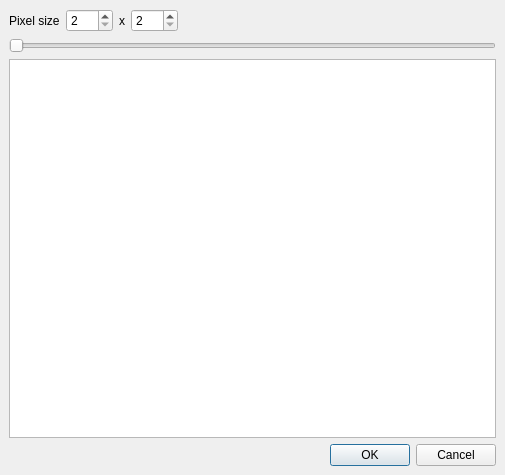
<?xml version="1.0" encoding="UTF-8"?>
<ui version="4.0">
 <class>artPixelizeDialog</class>
 <widget class="QDialog" name="artPixelizeDialog">
  <property name="geometry">
   <rect>
    <x>0</x>
    <y>0</y>
    <width>505</width>
    <height>475</height>
   </rect>
  </property>
  <property name="windowTitle">
   <string>Pixelize</string>
  </property>
  <layout class="QVBoxLayout" name="verticalLayout">
   <property name="spacing">
    <number>6</number>
   </property>
   <property name="leftMargin">
    <number>9</number>
   </property>
   <property name="topMargin">
    <number>9</number>
   </property>
   <property name="rightMargin">
    <number>9</number>
   </property>
   <property name="bottomMargin">
    <number>9</number>
   </property>
   <item>
    <layout class="QHBoxLayout" name="horizontalLayout">
     <property name="spacing">
      <number>6</number>
     </property>
     <property name="leftMargin">
      <number>0</number>
     </property>
     <property name="topMargin">
      <number>0</number>
     </property>
     <property name="rightMargin">
      <number>0</number>
     </property>
     <property name="bottomMargin">
      <number>0</number>
     </property>
     <item>
      <widget class="QLabel" name="labelPSize">
       <property name="text">
        <string>Pixel size</string>
       </property>
      </widget>
     </item>
     <item>
      <widget class="QSpinBox" name="spinBoxPW">
       <property name="minimum">
        <number>2</number>
       </property>
       <property name="maximum">
        <number>256</number>
       </property>
       <property name="singleStep">
        <number>2</number>
       </property>
      </widget>
     </item>
     <item>
      <widget class="QLabel" name="labelMult">
       <property name="text">
        <string>x</string>
       </property>
      </widget>
     </item>
     <item>
      <widget class="QSpinBox" name="spinBoxPH">
       <property name="minimum">
        <number>2</number>
       </property>
       <property name="maximum">
        <number>256</number>
       </property>
       <property name="singleStep">
        <number>2</number>
       </property>
      </widget>
     </item>
     <item>
      <spacer name="horizontalSpacer">
       <property name="orientation">
        <enum>Qt::Horizontal</enum>
       </property>
       <property name="sizeHint" stdset="0">
        <size>
         <width>40</width>
         <height>20</height>
        </size>
       </property>
      </spacer>
     </item>
    </layout>
   </item>
   <item>
    <layout class="QHBoxLayout" name="toolboxLayout"/>
   </item>
   <item>
    <widget class="ADM_QSlider" name="horizontalSlider">
     <property name="orientation">
      <enum>Qt::Horizontal</enum>
     </property>
    </widget>
   </item>
   <item>
    <widget class="QGraphicsView" name="graphicsView">
     <property name="focusPolicy">
      <enum>Qt::NoFocus</enum>
     </property>
    </widget>
   </item>
   <item>
    <widget class="QDialogButtonBox" name="buttonBox">
     <property name="orientation">
      <enum>Qt::Horizontal</enum>
     </property>
     <property name="standardButtons">
      <set>QDialogButtonBox::Cancel|QDialogButtonBox::Ok</set>
     </property>
    </widget>
   </item>
  </layout>
 </widget>
 <customwidgets>
  <customwidget>
   <class>ADM_QSlider</class>
   <extends>QSlider</extends>
   <header>ADM_toolkitQt.h</header>
  </customwidget>
 </customwidgets>
 <resources/>
 <connections>
  <connection>
   <sender>buttonBox</sender>
   <signal>accepted()</signal>
   <receiver>artPixelizeDialog</receiver>
   <slot>accept()</slot>
   <hints>
    <hint type="sourcelabel">
     <x>248</x>
     <y>254</y>
    </hint>
    <hint type="destinationlabel">
     <x>157</x>
     <y>274</y>
    </hint>
   </hints>
  </connection>
  <connection>
   <sender>buttonBox</sender>
   <signal>rejected()</signal>
   <receiver>artPixelizeDialog</receiver>
   <slot>reject()</slot>
   <hints>
    <hint type="sourcelabel">
     <x>316</x>
     <y>260</y>
    </hint>
    <hint type="destinationlabel">
     <x>286</x>
     <y>274</y>
    </hint>
   </hints>
  </connection>
 </connections>
</ui>
